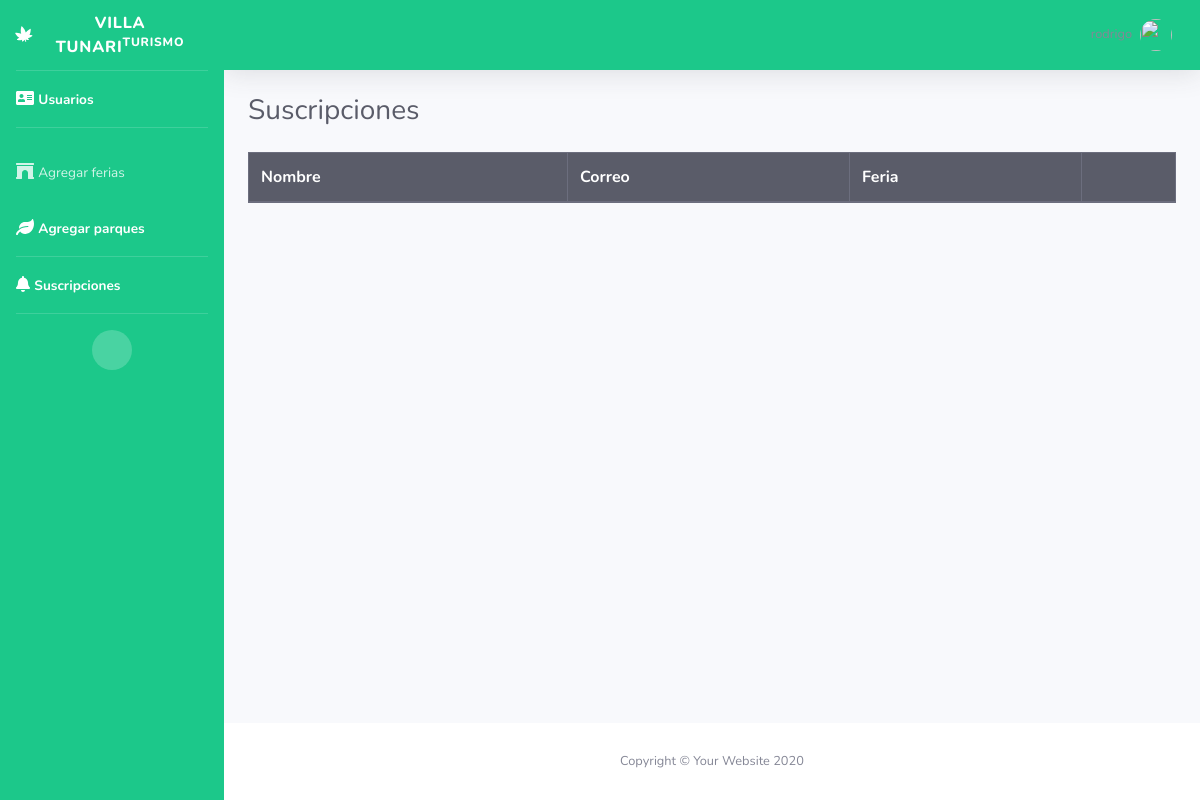
The page /admin/suscripciones.php (signed in) on the database as committed earlier.
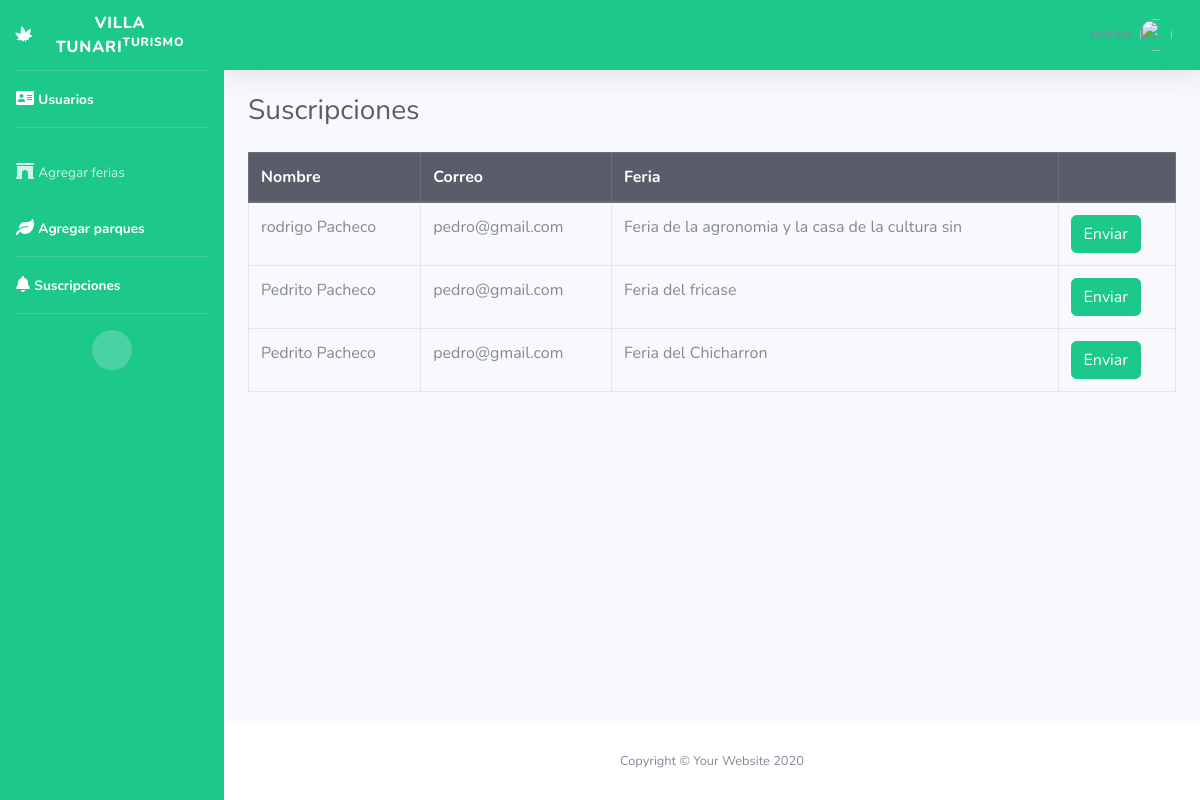
The same page on the database as committed later.
### tables this page shows
CREATE TABLE `suscripciones` (
  `id` int(11) NOT NULL,
  `id_feria` int(11) NOT NULL,
  `correo` varchar(50) NOT NULL,
  `nombre` varchar(50) NOT NULL
);

CREATE TABLE `ferias` (
  `id` int(11) NOT NULL,
  `nombre` varchar(50) NOT NULL,
  `descripcion` longtext NOT NULL,
  `inicio` date NOT NULL,
  `fin` date DEFAULT NULL,
  `ubicacion` longtext NOT NULL,
  `img1` varchar(50) NOT NULL,
  `img2` varchar(50) NOT NULL
);

### admin/suscripciones.php (the view, shortened to what this page needs)
<?php
require_once "../config/conexion.php";
include("includes/header.php");
?>
<div class="d-sm-flex align-items-center justify-content-between mb-4">
    <h1 class="h3 mb-0 text-gray-800">Suscripciones</h1>
</div>
<div class="row">
    <div class="col-md-12">
        <div class="table-responsive">
            <table class="table table-hover table-bordered" style="width: 100%;">
                <thead class="thead-dark">
                    <tr>
                        <th>Nombre</th>
                        <th>Correo</th>
                        <th>Feria</th>
                        <th></th>
                    </tr>
                </thead>
                <tbody>
                    <?php
                    $query = mysqli_query($conexion, "SELECT * FROM suscripciones ORDER BY id DESC");
                    while ($data = mysqli_fetch_assoc($query)) {
                        $id_feria = $data['id_feria'];
                        $query2 = mysqli_query($conexion, "SELECT * FROM ferias WHERE id = '$id_feria'");
                        ?>
                    <tr>
                        <td><?php echo $data['nombre']; ?></td>
                        <td><?php echo $data['correo']; ?></td>
                        <?php while ($datax = mysqli_fetch_assoc($query2)) {  ?>
                        <td><?php echo $datax['nombre']; ?></td>
                        <td>
                            <form method="post" action="recordatorio.php?id=<?php echo $datax['nombre']; ?>"
                                class="d-inline">
                                <button class="btn btn-success" type="submit">Enviar</button>
                            </form>
                        </td>
                    </tr>
                    <?php }} ?>
                </tbody>
            </table>
        </div>
    </div>
</div>
<?php include("includes/footer.php"); ?>

### admin/includes/header.php (shortened to what this page needs)
<!DOCTYPE html>
<html lang="en">
<head>
    <link href="../assets/css/sb-admin-2.min.css" rel="stylesheet">
</head>
<body id="page-top">
    <div id="wrapper">
        <ul class="navbar-nav bg-success sidebar sidebar-dark accordion" id="accordionSidebar">
            <a class="sidebar-brand d-flex align-items-center justify-content-center" href="">
                <div class="sidebar-brand-icon rotate-n-15">
                    <i class="fas fa-cannabis"></i>
                </div>
                <div class="sidebar-brand-text mx-3">Villa Tunari<sup>Turismo</sup></div>
            </a>
            <hr class="sidebar-divider my-0">
            <li class="nav-item active">
                <a class="nav-link" href="usuario.php">
                    <i class="fas fa-address-card"></i>
                    <span>Usuarios</span></a>
            </li>
            <hr class="sidebar-divider">
            <li class="nav-item">
                <a class="nav-link" href="avisos.php">
                    <i class="fas fa-archway" aria-hidden="true"></i>
                    <span>Agregar ferias</span></a>
            </li>
            <li class="nav-item active">
                <a class="nav-link" href="parques.php">
                    <i class="fas fa-leaf" aria-hidden="true"></i>
                    <span> Agregar parques</span></a>
            </li>
            <hr class="sidebar-divider my-0">
            <li class="nav-item active">
                <a class="nav-link" href="suscripciones.php">
                    <i class="fas fa-bell" aria-hidden="true"></i>
                    <span>Suscripciones</span></a>
            </li>
            <hr class="sidebar-divider d-none d-md-block">
            <div class="text-center d-none d-md-inline">
                <button class="rounded-circle border-0" id="sidebarToggle"></button>
            </div>
        </ul>
        <div id="content-wrapper" class="d-flex flex-column">
            <div id="content">
                <nav class="navbar navbar-expand navbar-light bg-success topbar mb-4 static-top shadow">
                    <ul class="navbar-nav ml-auto ">
                        <li class="nav-item text-white dropdown no-arrow">
                            <a class="nav-link dropdown-toggle" href="#" id="userDropdown" role="button"
                                data-toggle="dropdown" aria-haspopup="true" aria-expanded="false">
                                <span
                                    class="mr-2 d-none d-lg-inline text-gray-600 small"><?php echo $_SESSION['nombre']; ?></span>
                                <img class="img-profile rounded-circle"
                                    src="https://source.unsplash.com/QAB-WJcbgJk/60x60">
                            </a>
                        </li>
                    </ul>
                </nav>
                <div class="container-fluid">

### admin/includes/footer.php (shortened to what this page needs)
</div>
</div>
<footer class="sticky-footer bg-white">
    <div class="container my-auto">
        <div class="copyright text-center my-auto">
            <span>Copyright &copy; Your Website 2020</span>
        </div>
    </div>
</footer>
</div>
</div>
</body>
</html>

Rows that differ between the two databases and show on the page:
added suscripciones: nombre "rodrigo Pacheco", correo "pedro@gmail.com"
added ferias: nombre "Feria de la agronomia y la casa de la cultura sin", shown under "rodrigo Pacheco"
added suscripciones: nombre "Pedrito Pacheco", correo "pedro@gmail.com"
added ferias: nombre "Feria del fricase", shown under "Pedrito Pacheco"
added suscripciones: nombre "Pedrito Pacheco", correo "pedro@gmail.com"
added ferias: nombre "Feria del Chicharron", shown under "Pedrito Pacheco"
